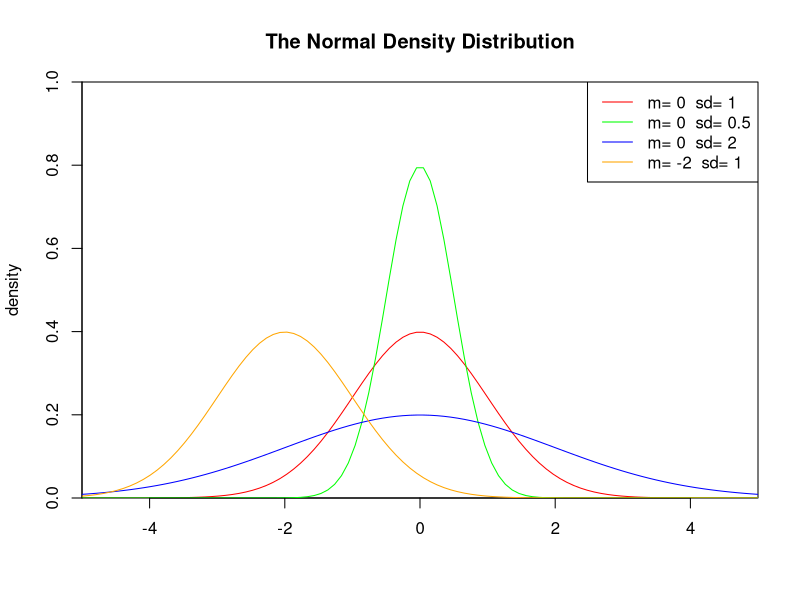
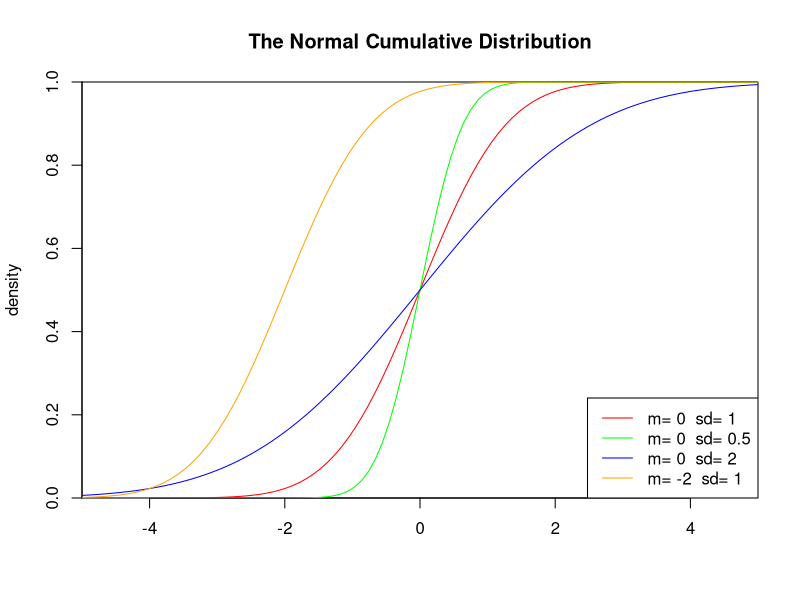
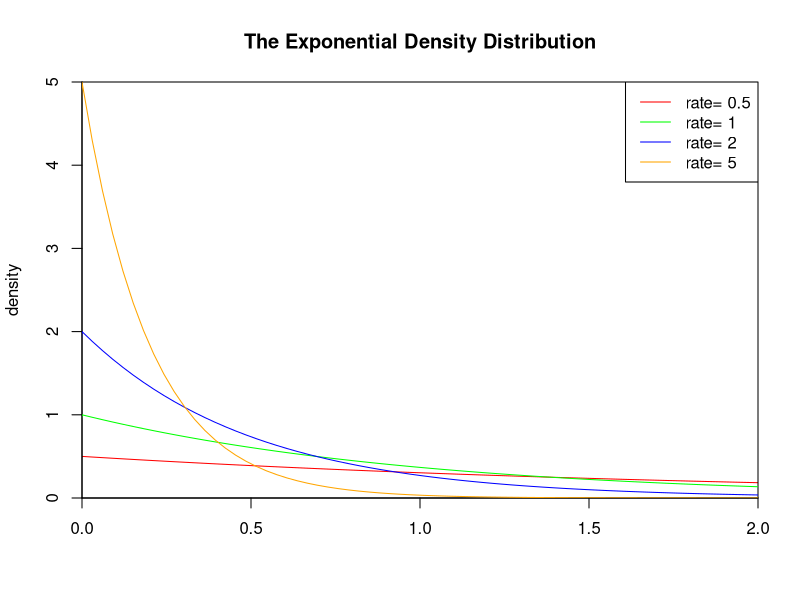
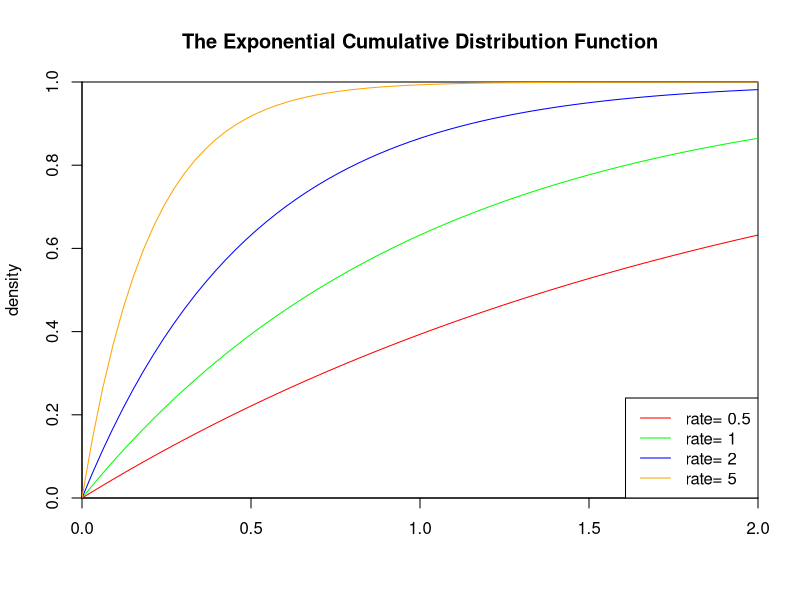
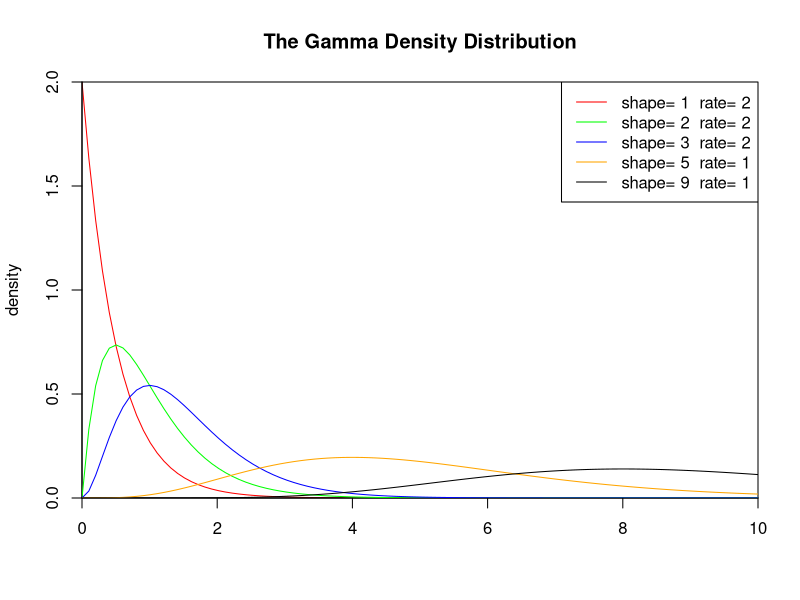
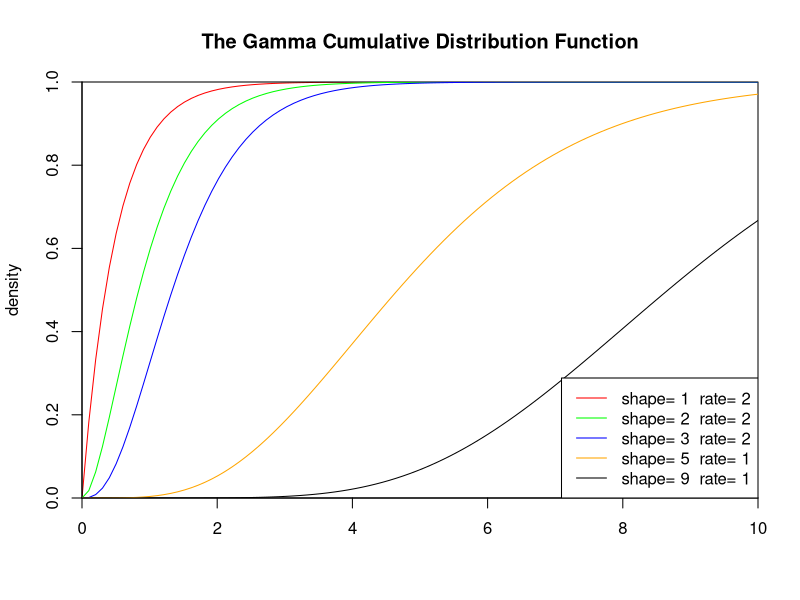
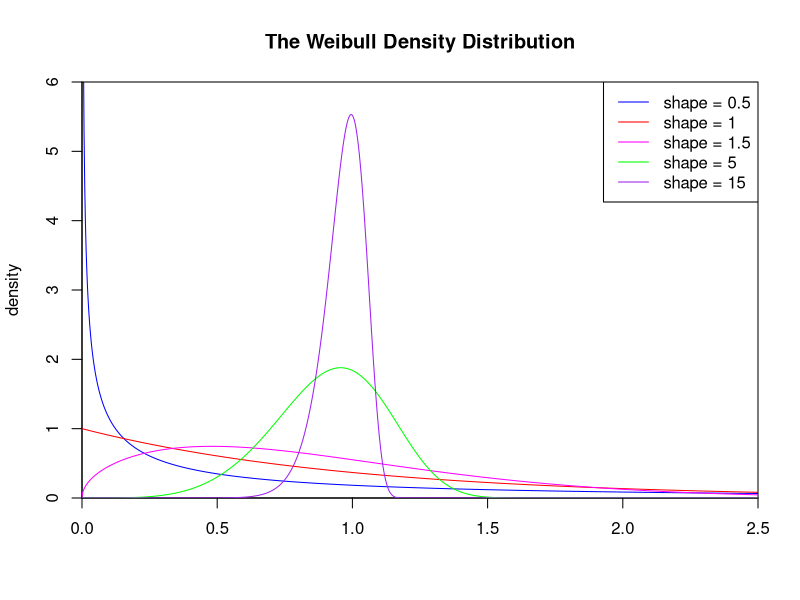
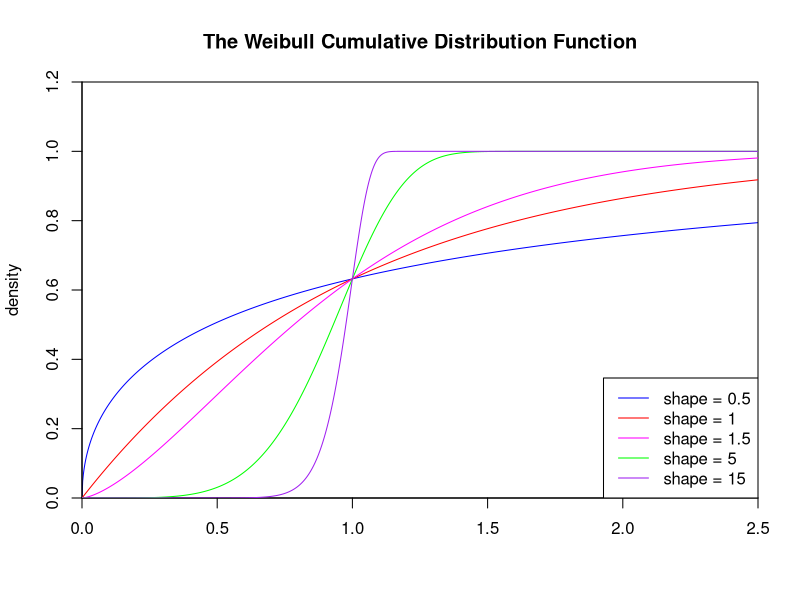

Recreate these plots in R, in order.
## ---- chunk 1
set.seed(1)
x <- seq(-5,5,length.out=100)
y <- dnorm(x,0,1)
  
plot(x,y,col="red",xlim=c(-5,5),ylim=c(0,1),type='l',
     xaxs="i", yaxs="i",ylab='density',xlab='',
     main="The Normal Density Distribution")

lines(x,dnorm(x,0,0.5),col="green")
lines(x,dnorm(x,0,2),col="blue")
lines(x,dnorm(x,-2,1),col="orange")

legend("topright",legend=paste("m=",c(0,0,0,-2)," sd=", c(1,0.5,2,1)), lwd=1, col=c("red", "green","blue","orange"))
## ---- chunk 2
set.seed(1)
x <- seq(-5,5,length.out=100)
y <- pnorm(x,0,1)

plot(x,y,col="red",xlim=c(-5,5),ylim=c(0,1),type='l',
     xaxs="i", yaxs="i",ylab='density',xlab='',
     main="The Normal Cumulative Distribution")

lines(x,pnorm(x,0,0.5),col="green")
lines(x,pnorm(x,0,2),col="blue")
lines(x,pnorm(x,-2,1),col="orange")

legend("bottomright",legend=paste("m=",c(0,0,0,-2)," sd=", c(1,0.5,2,1)), lwd=1,col=c("red", "green","blue","orange"))
## ---- chunk 3
set.seed(1)
S<-rnorm(1000)
shapiro.test(S)
## ---- chunk 4
set.seed(1)
S<-rnorm(1000)
ks.test(S, "pnorm")
## ---- chunk 5
set.seed(1)
x<-seq(-1,2,length.out=100)
y<-dexp(x,0.5)

plot(x,y,col="red",xlim=c(0,2),ylim=c(0,5),type='l',
     xaxs="i", yaxs="i",ylab='density',xlab='',
     main="The Exponential Density Distribution")
lines(x,dexp(x,1),col="green")
lines(x,dexp(x,2),col="blue")
lines(x,dexp(x,5),col="orange")

legend("topright",legend=paste("rate=",c(.5, 1, 2,5)), lwd=1,col=c("red", "green","blue","orange"))
## ---- chunk 6
set.seed(1)
x<-seq(-1,2,length.out=100)
y<-pexp(x,0.5)

plot(x,y,col="red",xlim=c(0,2),ylim=c(0,1),type='l',
     xaxs="i", yaxs="i",ylab='density',xlab='',
     main="The Exponential Cumulative Distribution Function")
lines(x,pexp(x,1),col="green")
lines(x,pexp(x,2),col="blue")
lines(x,pexp(x,5),col="orange")

legend("bottomright",legend=paste("rate=",c(.5, 1, 2,5)), lwd=1, col=c("red", "green","blue","orange"))
## ---- chunk 7
set.seed(1)
S<-rexp(1000)
ks.test(S, "pexp")
## ---- chunk 8
set.seed(1)
x<-seq(0,10,length.out=100)
y<-dgamma(x,1,2)

plot(x,y,col="red",xlim=c(0,10),ylim=c(0,2),type='l',
     xaxs="i", yaxs="i",ylab='density',xlab='',
     main="The Gamma Density Distribution")

lines(x,dgamma(x,2,2),col="green")
lines(x,dgamma(x,3,2),col="blue")
lines(x,dgamma(x,5,1),col="orange")
lines(x,dgamma(x,9,1),col="black")

legend("topright",legend=paste("shape=",c(1,2,3,5,9)," rate=", c(2,2,2,1,1)), lwd=1, col=c("red", "green","blue","orange","black"))
## ---- chunk 9
set.seed(1)
x<-seq(0,10,length.out=100)
y<-pgamma(x,1,2)

plot(x,y,col="red",xlim=c(0,10),ylim=c(0,1),type='l',
     xaxs="i", yaxs="i",ylab='density',xlab='',
     main="The Gamma Cumulative Distribution Function")

lines(x,pgamma(x,2,2),col="green")
lines(x,pgamma(x,3,2),col="blue")
lines(x,pgamma(x,5,1),col="orange")
lines(x,pgamma(x,9,1),col="black")

legend("bottomright",legend=paste("shape=",c(1,2,3,5,9)," rate=", c(2,2,2,1,1)), lwd=1, col=c("red", "green","blue","orange","black"))
## ---- chunk 10
set.seed(1)
S<-rgamma(1000,1)
ks.test(S, "pgamma", 1)
## ---- chunk 11
ks.test(S, "pgamma", 2)
## ---- chunk 12
set.seed(1)
x<- seq(0, 2.5, length.out=1000)
y<- dweibull(x, 0.5)

plot(x, y, type="l", col="blue",xlim=c(0, 2.5),ylim=c(0, 6),
     xaxs="i", yaxs="i",ylab='density',xlab='',
     main="The Weibull Density Distribution")

lines(x, dweibull(x, 1), type="l", col="red")
lines(x, dweibull(x, 1.5), type="l", col="magenta")
lines(x, dweibull(x, 5), type="l", col="green")
lines(x, dweibull(x, 15), type="l", col="purple")
legend("topright", legend=paste("shape =", c(.5, 1, 1.5, 5, 15)), lwd=1,col=c("blue", "red", "magenta", "green","purple"))
## ---- chunk 13
set.seed(1)
x<- seq(0, 2.5, length.out=1000)
y<- pweibull(x, 0.5)

plot(x, y, type="l", col="blue",xlim=c(0, 2.5),ylim=c(0, 1.2),
     xaxs="i", yaxs="i",ylab='density',xlab='',
     main="The Weibull Cumulative Distribution Function")

lines(x, pweibull(x, 1), type="l", col="red")
lines(x, pweibull(x, 1.5), type="l", col="magenta")
lines(x, pweibull(x, 5), type="l", col="green")
lines(x, pweibull(x, 15), type="l", col="purple")
legend("bottomright", legend=paste("shape =", c(.5, 1, 1.5, 5, 15)), lwd=1, col=c("blue", "red", "magenta", "green","purple"))
## ---- chunk 14
set.seed(1)
S<-rweibull(1000,1)
ks.test(S, "pweibull",1)
## ---- chunk 15
x<-seq(0,5,length.out=1000)
y<-df(x,1,1,0)

plot(x,y,col="red",xlim=c(0,5),ylim=c(0,1),type='l',
     xaxs="i", yaxs="i",ylab='density',xlab='',
     main="The F Density Distribution")

lines(x,df(x,1,1,2),col="green")
lines(x,df(x,2,2,2),col="blue")
lines(x,df(x,2,4,4),col="orange")

legend("topright",legend=paste("df1=",c(1,1,2,2),"df2=",c(1,1,2,4)," ncp=", c(0,2,2,4)), lwd=1, col=c("red", "green","blue","orange"))
## ---- chunk 16
set.seed(1)
x<-seq(0,5,length.out=1000)
y<-df(x,1,1,0)

plot(x,y,col="red",xlim=c(0,5),ylim=c(0,1),type='l',
     xaxs="i", yaxs="i",ylab='density',xlab='',
     main="The F Cumulative Distribution Function")

lines(x,pf(x,1,1,2),col="green")
lines(x,pf(x,2,2,2),col="blue")
lines(x,pf(x,2,4,4),col="orange")

legend("topright",legend=paste("df1=",c(1,1,2,2),"df2=",c(1,1,2,4)," ncp=", c(0,2,2,4)), lwd=1, col=c("red", "green","blue","orange"))
## ---- chunk 17
set.seed(1)
S<-rf(1000,1,1,2)
ks.test(S, "pf", 1,1,2)
## ---- chunk 18
set.seed(1)
x<-seq(-5,5,length.out=1000)
y<-dt(x,1,0)

plot(x,y,col="red",xlim=c(-5,5),ylim=c(0,0.5),type='l',
     xaxs="i", yaxs="i",ylab='density',xlab='',
     main="The T Density Distribution")

lines(x,dt(x,5,0),col="green")
lines(x,dt(x,5,2),col="blue")
lines(x,dt(x,50,4),col="orange")

legend("topleft",legend=paste("df=",c(1,5,5,50)," ncp=", c(0,0,2,4)), lwd=1, col=c("red", "green","blue","orange"))
## ---- chunk 19
set.seed(1)
x<-seq(-5,5,length.out=1000)
y<-pt(x,1,0)

plot(x,y,col="red",xlim=c(-5,5),ylim=c(0,0.5),type='l',
     xaxs="i", yaxs="i",ylab='density',xlab='',
     main="The T Cumulative Distribution Function")

lines(x,pt(x,5,0),col="green")
lines(x,pt(x,5,2),col="blue")
lines(x,pt(x,50,4),col="orange")

legend("topleft",legend=paste("df=",c(1,5,5,50)," ncp=", c(0,0,2,4)), lwd=1, col=c("red", "green","blue","orange"))
## ---- chunk 20
set.seed(1)
S<-rt(1000, 1,2)
ks.test(S, "pt", 1, 2)
## ---- chunk 21
set.seed(1)
x<-seq(-5,5,length.out=10000)
y<-dbeta(x,0.5,0.5)
  
plot(x,y,col="red",xlim=c(0,1),ylim=c(0,6),type='l',
     xaxs="i", yaxs="i",ylab='density',xlab='',
     main="The Beta Density Distribution")

lines(x,dbeta(x,5,1),col="green")
lines(x,dbeta(x,1,3),col="blue")
lines(x,dbeta(x,2,2),col="orange")
lines(x,dbeta(x,2,5),col="black")

legend("top",legend=paste("a=",c(.5,5,1,2,2)," b=", c(.5,1,3,2,5)), lwd=1,col=c("red", "green","blue","orange","black"))
## ---- chunk 22
set.seed(1)
x<-seq(-5,5,length.out=10000)
y<-pbeta(x,0.5,0.5)

plot(x,y,col="red",xlim=c(0,1),ylim=c(0,1),type='l',
     xaxs="i", yaxs="i",ylab='density',xlab='',
     main="The Beta Cumulative Distribution Function")

lines(x,pbeta(x,5,1),col="green")
lines(x,pbeta(x,1,3),col="blue")
lines(x,pbeta(x,2,2),col="orange")
lines(x,pbeta(x,2,5),col="black")

legend("topleft",legend=paste("a=",c(.5,5,1,2,2)," b=", c(.5,1,3,2,5)), lwd=1,col=c("red", "green","blue","orange","black"))
## ---- chunk 23
set.seed(1)
S<-rbeta(1000,1,2)
ks.test(S, "pbeta",1,2)
## ---- chunk 24
set.seed(1)
x<-seq(0,10,length.out=1000)
y<-dchisq(x,1)

plot(x,y,col="red",xlim=c(0,5),ylim=c(0,2),type='l',
     xaxs="i", yaxs="i",ylab='density',xlab='',
     main="The Chisq Density Distribution")

lines(x,dchisq(x,2),col="green")
lines(x,dchisq(x,3),col="blue")
lines(x,dchisq(x,10),col="orange")

legend("topright",legend=paste("df=",c(1,2,3,10)), lwd=1, col=c("red", "green","blue","orange"))
## ---- chunk 25
set.seed(1)
x<-seq(0,10,length.out=1000)
y<-pchisq(x,1)

plot(x,y,col="red",xlim=c(0,10),ylim=c(0,1),type='l',
     xaxs="i", yaxs="i",ylab='density',xlab='',
     main="The Chisq Cumulative Distribution Function")

lines(x,pchisq(x,2),col="green")
lines(x,pchisq(x,3),col="blue")
lines(x,pchisq(x,10),col="orange")

legend("topleft",legend=paste("df=",c(1,2,3,10)), lwd=1, col=c("red", "green","blue","orange"))
## ---- chunk 26
set.seed(1)
S<-rchisq(1000,1)
ks.test(S, "pchisq",1)
## ---- chunk 27
set.seed(1)
x<-seq(0,10,length.out=1000)
y<-dunif(x,0,1)

plot(x,y,col="red",xlim=c(0,10),ylim=c(0,1.2),type='l',
     xaxs="i", yaxs="i",ylab='density',xlab='',
     main="The Uniform Density Distribution")
lines(x,dnorm(x,0,0.5),col="green")
lines(x,dnorm(x,0,2),col="blue")
lines(x,dnorm(x,-2,1),col="orange")
lines(x,dnorm(x,4,2),col="purple")

legend("topright",legend=paste("m=",c(0,0,0,-2,4)," sd=", c(1,0.5,2,1,2)), lwd=1, col=c("red", "green","blue","orange","purple"))
## ---- chunk 28
set.seed(1)
x<-seq(0,10,length.out=1000)
y<-punif(x,0,1)

plot(x,y,col="red",xlim=c(0,10),ylim=c(0,1.2),type='l',
     xaxs="i", yaxs="i",ylab='density',xlab='',
     main="The Uniform Cumulative Distribution Function")

lines(x,punif(x,0,0.5),col="green")
lines(x,punif(x,0,2),col="blue")
lines(x,punif(x,-2,1),col="orange")

legend("bottomright",legend=paste("m=",c(0,0,0,-2)," sd=", c(1,0.5,2,1)), lwd=1, col=c("red", "green","blue","orange","purple"))
## ---- chunk 29
set.seed(1)
S<-runif(1000)
ks.test(S, "punif")
